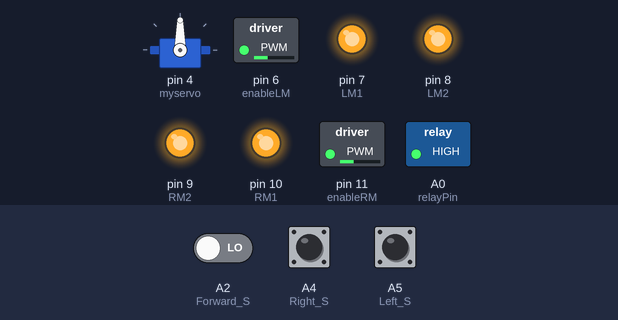
Recording of a sketch running on a simulated Arduino Uno, built with avr-gcc and run on an emulated ATmega328P. Shown: servo, switched loads named in the sketch (green lamp = pin HIGH), output pins drawn as LEDs (lit = HIGH). Inputs (shaded band) come from the test bench; at power-on: A2 (Forward_S) LOW, A5 (Left_S) LOW, A4 (Right_S) LOW.

Above: at 3.8 s.
6.7 s: A2 (Forward_S) driven HIGH
At 7.31 s:
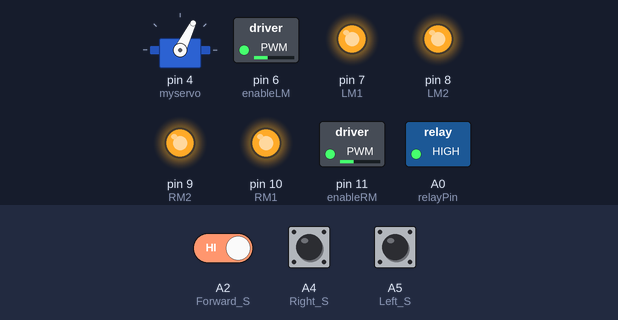
At 9.6 s:
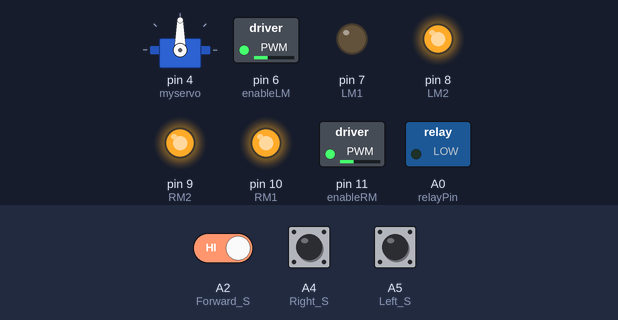
10.5 s: A5 (Left_S) pulled HIGH for 3 s
At 11.0 s:
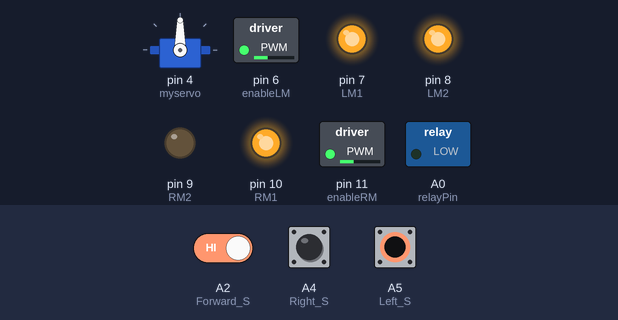
Timing chart, 0 to 15.1 s (numbered marks = the images above; inputs shaded):
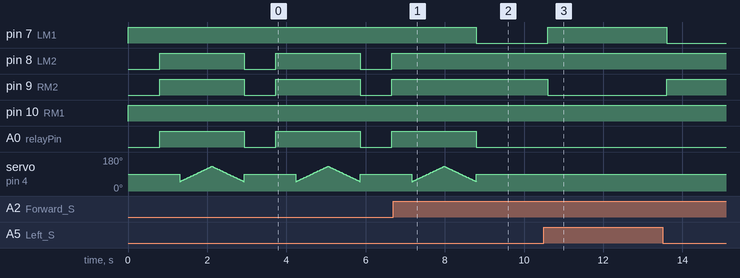

Measured:
- after the input at 6.7 s, pin 7 (LM1): HIGH → LOW after 2.1 s; pin 8 (LM2), pin 9 (RM2): stays HIGH (without the input it goes to LOW after 2.1 s); A0 (relayPin): goes on until 8.8 s, then stays LOW
- after the input at 10.5 s, pin 7 (LM1): LOW → HIGH after 0.10 s, → LOW 3.0 s later; pin 9 (RM2): HIGH → LOW after 0.10 s, → HIGH 3.0 s later
- by itself, pin 8 (LM2), pin 9 (RM2), A0 (relayPin): alternates HIGH for 2.1 s and LOW for 0.80 s

The sketch:

arduino_code.ino
```cpp
#include <Servo.h>

Servo myservo;

int pos = 0;
boolean fire = false;

#define Left_S A5      // left sensor
#define Right_S A4     // right sensor
#define Forward_S A2    // forward sensor

#define LM1 7          // left motor
#define LM2 8          // left motor
#define RM1 10         // right motor
#define RM2 9         // right motor
#define enableLM 6    // Enable pin for left motor driver (connected to PWM pin 7)
#define enableRM 11    // Enable pin for right motor driver (connected to PWM pin 12)
#define relayPin A0     // Relay control pin

void setup() {
  pinMode(Left_S, INPUT);
  pinMode(Right_S, INPUT);
  pinMode(Forward_S, INPUT);
  pinMode(LM1, OUTPUT);
  pinMode(LM2, OUTPUT);
  pinMode(RM1, OUTPUT);
  pinMode(RM2, OUTPUT);

  myservo.attach(4);
  myservo.write(90);

  pinMode(relayPin, OUTPUT);
  digitalWrite(relayPin, LOW);

  pinMode(enableLM, OUTPUT);
  pinMode(enableRM, OUTPUT);
  analogWrite(enableLM, 85);  // Enable left motor driver at full speed
  analogWrite(enableRM, 85);  // Enable right motor driver at full speed
}

void put_off_fire() {
  delay(500);

  digitalWrite(LM1, HIGH);
  digitalWrite(LM2, HIGH);
  digitalWrite(RM1, HIGH);
  digitalWrite(RM2, HIGH);

  digitalWrite(relayPin, HIGH);
  delay(500);

  for (pos = 50; pos <= 130; pos += 1) {
    myservo.write(pos);
    delay(10);
  }
  for (pos = 130; pos >= 50; pos -= 1) {
    myservo.write(pos);
    delay(10);
  }

  digitalWrite(relayPin, LOW);

  myservo.write(90);

  fire = false;
}

void loop() {
  myservo.write(90);

  if (digitalRead(Left_S) == 1 && digitalRead(Right_S) == 1 && digitalRead(Forward_S) == 1) {
    digitalWrite(LM1, HIGH);
    digitalWrite(LM2, HIGH);
    digitalWrite(RM1, HIGH);
    digitalWrite(RM2, HIGH);
  } else if (digitalRead(Forward_S) == 0) {
    digitalWrite(LM1, HIGH);
    digitalWrite(LM2, LOW);
    digitalWrite(RM1, HIGH);
    digitalWrite(RM2, LOW);
    fire = true;
  } else if (digitalRead(Left_S) == 0) {
    digitalWrite(LM1, LOW);
    digitalWrite(LM2, HIGH);
    digitalWrite(RM1, HIGH);
    digitalWrite(RM2, HIGH);
  } else if (digitalRead(Right_S) == 0) {
    digitalWrite(LM1, HIGH);
    digitalWrite(LM2, HIGH);
    digitalWrite(RM1, HIGH);
    digitalWrite(RM2, LOW);
  }

  delay(300);

  while (fire == true) {
    put_off_fire();
  }
}
```
